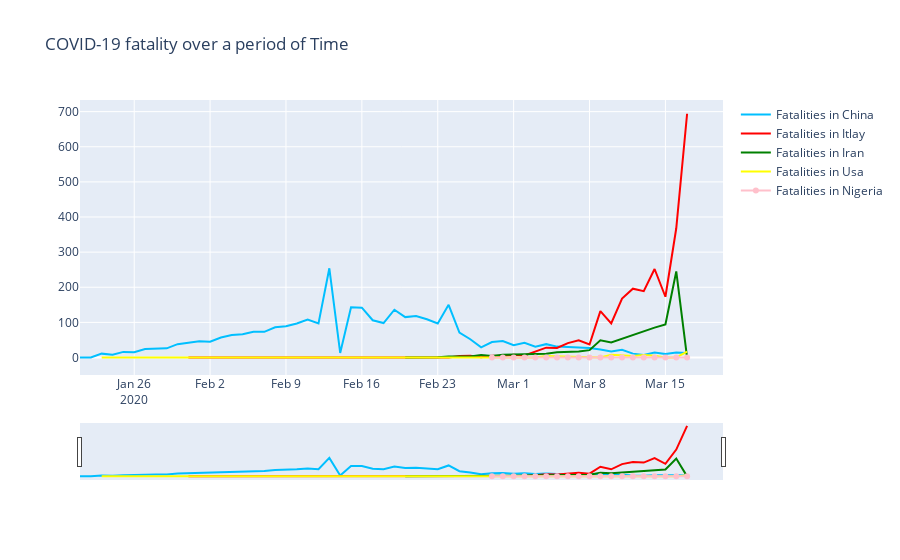

The code cell stored with this chart in its notebook:
### Code cell
China_new_deaths = df2.loc[df2["location"]=="China"].groupby("date")["new_deaths"].sum().reset_index()
Italy_new_deaths = df2.loc[df2["location"]=="Italy"].groupby("date")["new_deaths"].sum().reset_index()
Iran_new_deaths = df2.loc[df2["location"]=="Iran"].groupby("date")["new_deaths"].sum().reset_index()
Usa_new_deaths = df2.loc[df2["location"]=="United States"].groupby("date")["new_deaths"].sum().reset_index()
Nigeria_new_deaths = df2.loc[df2["location"]=="Nigeria"].groupby("date")["new_deaths"].sum().reset_index()

fig = go.Figure()

fig.add_trace(go.Scatter(x=China_deaths.date, y=China_new_deaths["new_deaths"], name="Fatalities in China",
                         line_color='deepskyblue'))

fig.add_trace(go.Scatter(x=Italy_deaths.date, y=Italy_new_deaths['new_deaths'], name="Fatalities in Itlay",
                         line_color='red'))

fig.add_trace(go.Scatter(x=Iran_deaths.date, y=Iran_new_deaths['new_deaths'], name="Fatalities in Iran",
                         line_color='green'))

fig.add_trace(go.Scatter(x=Usa_deaths.date, y=Usa_new_deaths['new_deaths'], name="Fatalities in Usa",
                         line_color='yellow'))

fig.add_trace(go.Scatter(x=Nigeria_deaths.date, y=Nigeria_new_deaths['new_deaths'], name="Fatalities in Nigeria",
                         line_color='pink'))

fig.update_layout(title_text=' COVID-19 fatality over a period of Time',
                  xaxis_rangeslider_visible=True)
fig.show()

### Figure 1 — Plotly figure (JSON) as saved in the notebook; plotly's stock layout.template omitted (floating-point values rounded to 4 significant figures)
{"data": [{"line": {"color": "deepskyblue"}, "name": "Fatalities in China", "type": "scatter", "x": ["2020-01-21", "2020-01-22", "2020-01-23", "2020-01-24", "2020-01-25", "2020-01-26", "2020-01-27", "2020-01-28", "2020-01-29", "2020-01-30", "2020-01-31", "2020-02-01", "2020-02-02", "2020-02-03", "2020-02-04", "2020-02-05", "2020-02-06", "2020-02-07", "2020-02-08", "2020-02-09", "2020-02-10", "2020-02-11", "2020-02-12", "2020-02-13", "2020-02-14", "2020-02-15", "2020-02-16", "2020-02-17", "2020-02-18", "2020-02-19", "2020-02-20", "2020-02-21", "2020-02-22", "2020-02-23", "2020-02-24", "2020-02-25", "2020-02-26", "2020-02-27", "2020-02-28", "2020-02-29", "2020-03-01", "2020-03-02", "2020-03-03", "2020-03-04", "2020-03-05", "2020-03-06", "2020-03-07", "2020-03-08", "2020-03-09", "2020-03-10", "2020-03-11", "2020-03-12", "2020-03-13", "2020-03-14", "2020-03-15", "2020-03-16", "2020-03-17"], "y": [0, 0, 11, 8, 16, 15, 24, 26, 26, 38, 43, 46, 45, 57, 64, 66, 73, 73, 86, 89, 97, 108, 97, 254, 13, 143, 142, 106, 98, 136, 115, 118, 109, 97, 150, 71, 52, 29, 44, 47, 35, 42, 31, 38, 31, 30, 28, 27, 23, 17, 22, 11, 7, 14, 10, 14, 13]}, {"line": {"color": "red"}, "name": "Fatalities in Itlay", "type": "scatter", "x": ["2020-01-31", "2020-02-01", "2020-02-02", "2020-02-03", "2020-02-04", "2020-02-05", "2020-02-06", "2020-02-07", "2020-02-08", "2020-02-09", "2020-02-10", "2020-02-11", "2020-02-12", "2020-02-13", "2020-02-14", "2020-02-15", "2020-02-16", "2020-02-17", "2020-02-18", "2020-02-19", "2020-02-20", "2020-02-21", "2020-02-22", "2020-02-23", "2020-02-24", "2020-02-25", "2020-02-26", "2020-02-27", "2020-02-28", "2020-02-29", "2020-03-01", "2020-03-02", "2020-03-03", "2020-03-04", "2020-03-05", "2020-03-06", "2020-03-07", "2020-03-08", "2020-03-09", "2020-03-10", "2020-03-11", "2020-03-12", "2020-03-13", "2020-03-14", "2020-03-15", "2020-03-16", "2020-03-17"], "y": [0, 0, 0, 0, 0, 0, 0, 0, 0, 0, 0, 0, 0, 0, 0, 0, 0, 0, 0, 0, 0, 0, 0, 0, 0, 4, 5, 1, 5, 4, 8, 6, 17, 28, 27, 41, 49, 37, 132, 97, 168, 196, 189, 252, 173, 368, 694]}, {"line": {"color": "green"}, "name": "Fatalities in Iran", "type": "scatter", "x": ["2020-02-20", "2020-02-21", "2020-02-22", "2020-02-23", "2020-02-24", "2020-02-25", "2020-02-26", "2020-02-27", "2020-02-28", "2020-02-29", "2020-03-01", "2020-03-02", "2020-03-03", "2020-03-04", "2020-03-05", "2020-03-06", "2020-03-07", "2020-03-08", "2020-03-09", "2020-03-10", "2020-03-11", "2020-03-12", "2020-03-13", "2020-03-14", "2020-03-15", "2020-03-16", "2020-03-17"], "y": [0, 0, 2, 1, 3, 4, 3, 7, 4, 8, 9, 11, 12, 11, 15, 15, 17, 21, 49, 43, 54, 63, 75, 85, 94, 245, 0]}, {"line": {"color": "yellow"}, "name": "Fatalities in Usa", "type": "scatter", "x": ["2020-01-23", "2020-01-24", "2020-01-25", "2020-01-26", "2020-01-27", "2020-01-28", "2020-01-29", "2020-01-30", "2020-01-31", "2020-02-01", "2020-02-02", "2020-02-03", "2020-02-04", "2020-02-05", "2020-02-06", "2020-02-07", "2020-02-08", "2020-02-09", "2020-02-10", "2020-02-11", "2020-02-12", "2020-02-13", "2020-02-14", "2020-02-15", "2020-02-16", "2020-02-17", "2020-02-18", "2020-02-19", "2020-02-20", "2020-02-21", "2020-02-22", "2020-02-23", "2020-02-24", "2020-02-25", "2020-02-26", "2020-02-27", "2020-02-28", "2020-02-29", "2020-03-01", "2020-03-02", "2020-03-03", "2020-03-04", "2020-03-05", "2020-03-06", "2020-03-07", "2020-03-08", "2020-03-09", "2020-03-10", "2020-03-11", "2020-03-12", "2020-03-13", "2020-03-14", "2020-03-15", "2020-03-16", "2020-03-17"], "y": [0, 0, 0, 0, 0, 0, 0, 0, 0, 0, 0, 0, 0, 0, 0, 0, 0, 0, 0, 0, 0, 0, 0, 0, 0, 0, 0, 0, 0, 0, 0, 0, 0, 0, 0, 0, 0, 0, 0, 0, 0, 4, 3, 1, 1, 0, 0, 8, 6, 4, 7, 5, 0, 0, 17]}, {"line": {"color": "pink"}, "name": "Fatalities in Nigeria", "type": "scatter", "x": ["2020-02-28", "2020-02-29", "2020-03-01", "2020-03-02", "2020-03-03", "2020-03-04", "2020-03-05", "2020-03-06", "2020-03-07", "2020-03-08", "2020-03-09", "2020-03-10", "2020-03-11", "2020-03-12", "2020-03-13", "2020-03-14", "2020-03-15", "2020-03-16", "2020-03-17"], "y": [0, 0, 0, 0, 0, 0, 0, 0, 0, 0, 0, 0, 0, 0, 0, 0, 0, 0, 0]}], "layout": {"title": {"text": " COVID-19 fatality over a period of Time"}, "xaxis": {"rangeslider": {"visible": true}}}}
